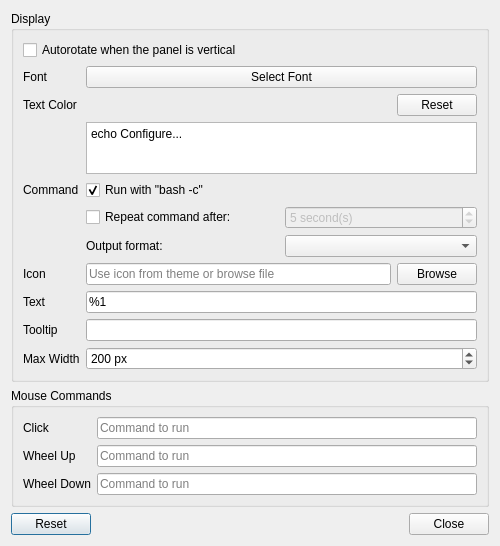
<?xml version="1.0" encoding="UTF-8"?>
<ui version="4.0">
 <class>LXQtCustomCommandConfiguration</class>
 <widget class="QDialog" name="LXQtCustomCommandConfiguration">
  <property name="geometry">
   <rect>
    <x>0</x>
    <y>0</y>
    <width>500</width>
    <height>535</height>
   </rect>
  </property>
  <property name="windowTitle">
   <string>Custom Command Configuration</string>
  </property>
  <layout class="QVBoxLayout" name="verticalLayout">
   <item>
    <widget class="QGroupBox" name="displayGroupBox">
     <property name="title">
      <string>Display</string>
     </property>
     <layout class="QVBoxLayout" name="verticalLayout_2">
      <item>
       <layout class="QGridLayout" name="gridLayout">
        <item row="0" column="0" colspan="3">
         <widget class="QCheckBox" name="autoRotateCheckBox">
          <property name="text">
           <string>Autorotate when the panel is vertical</string>
          </property>
         </widget>
        </item>
        <item row="1" column="0">
         <widget class="QLabel" name="fontLabel">
          <property name="text">
           <string>Font</string>
          </property>
         </widget>
        </item>
        <item row="1" column="1" colspan="2">
         <widget class="QPushButton" name="fontButton">
          <property name="text">
           <string>Select Font</string>
          </property>
          <property name="autoDefault">
           <bool>false</bool>
          </property>
         </widget>
        </item>
        <item row="2" column="0">
         <widget class="QLabel" name="txtColorLabel">
          <property name="text">
           <string>Text Color</string>
          </property>
         </widget>
        </item>
        <item row="2" column="1">
         <widget class="ColorLabel" name="textColorLabel"/>
        </item>
        <item row="2" column="2">
         <widget class="QPushButton" name="textColorResetButton">
          <property name="text">
           <string>Reset</string>
          </property>
          <property name="autoDefault">
           <bool>false</bool>
          </property>
         </widget>
        </item>
        <item row="3" column="0" rowspan="4">
         <widget class="QLabel" name="commandLabel">
          <property name="text">
           <string>Command</string>
          </property>
          <property name="alignment">
           <set>Qt::AlignLeading|Qt::AlignLeft|Qt::AlignVCenter</set>
          </property>
         </widget>
        </item>
        <item row="3" column="1" colspan="2">
         <widget class="QPlainTextEdit" name="commandPlainTextEdit">
          <property name="minimumSize">
           <size>
            <width>0</width>
            <height>52</height>
           </size>
          </property>
          <property name="baseSize">
           <size>
            <width>0</width>
            <height>50</height>
           </size>
          </property>
          <property name="plainText">
           <string>echo Configure...</string>
          </property>
          <property name="placeholderText">
           <string>Command to run</string>
          </property>
         </widget>
        </item>
        <item row="4" column="1" colspan="2">
         <widget class="QCheckBox" name="runWithBashCheckBox">
          <property name="text">
           <string>Run with &quot;bash -c&quot;</string>
          </property>
          <property name="checked">
           <bool>true</bool>
          </property>
         </widget>
        </item>
        <item row="5" column="1" colspan="2">
         <widget class="QFrame" name="frame">
          <property name="sizePolicy">
           <sizepolicy hsizetype="Expanding" vsizetype="Preferred">
            <horstretch>0</horstretch>
            <verstretch>0</verstretch>
           </sizepolicy>
          </property>
          <property name="minimumSize">
           <size>
            <width>0</width>
            <height>0</height>
           </size>
          </property>
          <property name="frameShape">
           <enum>QFrame::NoFrame</enum>
          </property>
          <property name="frameShadow">
           <enum>QFrame::Raised</enum>
          </property>
          <property name="lineWidth">
           <number>0</number>
          </property>
          <layout class="QHBoxLayout" name="horizontalLayout">
           <property name="leftMargin">
            <number>0</number>
           </property>
           <property name="topMargin">
            <number>0</number>
           </property>
           <property name="rightMargin">
            <number>0</number>
           </property>
           <property name="bottomMargin">
            <number>0</number>
           </property>
           <item>
            <widget class="QCheckBox" name="repeatCheckBox">
             <property name="sizePolicy">
              <sizepolicy hsizetype="Expanding" vsizetype="Fixed">
               <horstretch>0</horstretch>
               <verstretch>0</verstretch>
              </sizepolicy>
             </property>
             <property name="text">
              <string>Repeat command after:</string>
             </property>
            </widget>
           </item>
           <item>
            <widget class="QSpinBox" name="repeatTimerSpinBox">
             <property name="enabled">
              <bool>false</bool>
             </property>
             <property name="sizePolicy">
              <sizepolicy hsizetype="Expanding" vsizetype="Fixed">
               <horstretch>0</horstretch>
               <verstretch>0</verstretch>
              </sizepolicy>
             </property>
             <property name="suffix">
              <string> second(s)</string>
             </property>
             <property name="minimum">
              <number>1</number>
             </property>
             <property name="maximum">
              <number>86400</number>
             </property>
             <property name="singleStep">
              <number>1</number>
             </property>
             <property name="value">
              <number>5</number>
             </property>
            </widget>
           </item>
          </layout>
         </widget>
        </item>
        <item row="6" column="1" colspan="2">
         <layout class="QHBoxLayout" name="horizontalLayout_2">
          <item>
           <widget class="QLabel" name="outputFormatLabel">
            <property name="toolTip">
             <string>&lt;html&gt;&lt;head/&gt;&lt;body&gt;&lt;p&gt;&lt;span style=&quot; font-weight:700;&quot;&gt;Text only&lt;/span&gt; - command outputs plain text to be used as text of the button&lt;&lt;/p&gt;&lt;p&gt;&lt;span style=&quot; font-weight:700;&quot;&gt;Icon only&lt;/span&gt; - command outputs icon in form of:&lt;br/&gt;&amp;nbsp;&amp;nbsp;- &lt;span style=&quot; font-style:italic;&quot;&gt;theme name&lt;/span&gt; - name of icon resolved to image based on XDG spec&lt;br/&gt;&amp;nbsp;&amp;nbsp;- &lt;span style=&quot; font-style:italic;&quot;&gt;image file path&lt;/span&gt; - path to file with image to show&lt;br/&gt;&amp;nbsp;&amp;nbsp;- &lt;span style=&quot; font-style:italic;&quot;&gt;image data stream&lt;/span&gt; - plain image stream&lt;br/&gt;&amp;nbsp;&amp;nbsp;- &lt;span style=&quot; font-style:italic;&quot;&gt;base64 encoded image data stream&lt;/span&gt; - as above but base64 encoded&lt;/p&gt;&lt;p&gt;&lt;span style=&quot; font-weight:700;&quot;&gt;Stuctured&lt;/span&gt; - command outputs structured variables to be used for button visualization in form &amp;quot;&lt;span style=&quot; text-decoration: underline;&quot;&gt;name1:base64value1 name2:base64value2 ...&lt;/span&gt;&amp;quot;. Handled names are:&lt;br/&gt;&amp;nbsp;&amp;nbsp;- &lt;span style=&quot; font-style:italic;&quot;&gt;text&lt;/span&gt; - string to be used as text of the button&lt;br/&gt;&amp;nbsp;&amp;nbsp;- &lt;span style=&quot; font-style:italic;&quot;&gt;icon&lt;/span&gt; - icon to be show in the button, in the same form as in &lt;span style=&quot; font-weight:700;&quot;&gt;Icon only&lt;/span&gt; output&lt;br/&gt;&amp;nbsp;&amp;nbsp;- &lt;span style=&quot; font-style:italic;&quot;&gt;tooltip&lt;/span&gt; - string to be used as tooltip of the button&lt;br/&gt;Example of script generating structured output:&lt;br/&gt;&lt;span style=&quot; font-style:italic;&quot;&gt;echo &amp;quot;text:$(echo -n &amp;quot;My text&amp;quot; | base64 --wrap=0) icon:$(base64 --wrap=0 my_image.svg) tooltip:$(echo -n &amp;quot;This is my pretty tooltip&amp;quot; | base64 --wrap=0)&amp;quot;&lt;/span&gt;&lt;/p&gt;&lt;/body&gt;&lt;/html&gt;</string>
            </property>
            <property name="text">
             <string>Output format:</string>
            </property>
           </widget>
          </item>
          <item>
           <widget class="QComboBox" name="outputFormatComboBox">
           </widget>
          </item>
         </layout>
        </item>
        <item row="7" column="0">
         <widget class="QLabel" name="iconLabel">
          <property name="text">
           <string>Icon</string>
          </property>
          <property name="alignment">
           <set>Qt::AlignLeading|Qt::AlignLeft|Qt::AlignVCenter</set>
          </property>
         </widget>
        </item>
        <item row="7" column="1">
         <widget class="QLineEdit" name="iconLineEdit">
          <property name="placeholderText">
           <string>Use icon from theme or browse file</string>
          </property>
         </widget>
        </item>
        <item row="7" column="2">
         <widget class="QPushButton" name="iconBrowseButton">
          <property name="text">
           <string>Browse</string>
          </property>
          <property name="autoDefault">
           <bool>false</bool>
          </property>
         </widget>
        </item>
        <item row="8" column="0">
         <widget class="QLabel" name="textLabel">
          <property name="text">
           <string>Text</string>
          </property>
          <property name="alignment">
           <set>Qt::AlignLeading|Qt::AlignLeft|Qt::AlignVCenter</set>
          </property>
         </widget>
        </item>
        <item row="8" column="1" colspan="2">
         <widget class="QLineEdit" name="textLineEdit">
          <property name="text">
           <string>%1</string>
          </property>
          <property name="placeholderText">
           <string>Use %1 to display command output</string>
          </property>
         </widget>
        </item>
        <item row="9" column="0">
         <widget class="QLabel" name="tooltipLabel">
          <property name="text">
           <string>Tooltip</string>
          </property>
         </widget>
        </item>
        <item row="9" column="1" colspan="2">
         <widget class="QLineEdit" name="tooltipLineEdit"/>
        </item>
        <item row="10" column="0">
         <widget class="QLabel" name="maxWidthLabel">
          <property name="text">
           <string>Max Width</string>
          </property>
          <property name="alignment">
           <set>Qt::AlignLeading|Qt::AlignLeft|Qt::AlignVCenter</set>
          </property>
         </widget>
        </item>
        <item row="10" column="1" colspan="2">
         <widget class="QSpinBox" name="maxWidthSpinBox">
          <property name="suffix">
           <string> px</string>
          </property>
          <property name="minimum">
           <number>10</number>
          </property>
          <property name="maximum">
           <number>9999</number>
          </property>
          <property name="singleStep">
           <number>5</number>
          </property>
          <property name="value">
           <number>200</number>
          </property>
         </widget>
        </item>
       </layout>
      </item>
     </layout>
    </widget>
   </item>
   <item>
    <widget class="QGroupBox" name="groupBox">
     <property name="title">
      <string>Mouse Commands</string>
     </property>
     <layout class="QGridLayout" name="gridLayout_2">
      <item row="0" column="0">
       <widget class="QLabel" name="clickLabel">
        <property name="text">
         <string>Click</string>
        </property>
        <property name="alignment">
         <set>Qt::AlignLeading|Qt::AlignLeft|Qt::AlignVCenter</set>
        </property>
       </widget>
      </item>
      <item row="0" column="1">
       <widget class="QLineEdit" name="clickLineEdit">
        <property name="placeholderText">
         <string>Command to run</string>
        </property>
       </widget>
      </item>
      <item row="1" column="0">
       <widget class="QLabel" name="wheelUpLabel">
        <property name="text">
         <string>Wheel Up</string>
        </property>
        <property name="alignment">
         <set>Qt::AlignLeading|Qt::AlignLeft|Qt::AlignVCenter</set>
        </property>
       </widget>
      </item>
      <item row="1" column="1">
       <widget class="QLineEdit" name="wheelUpLineEdit">
        <property name="placeholderText">
         <string>Command to run</string>
        </property>
       </widget>
      </item>
      <item row="2" column="0">
       <widget class="QLabel" name="wheelDownLabel">
        <property name="text">
         <string>Wheel Down</string>
        </property>
        <property name="alignment">
         <set>Qt::AlignLeading|Qt::AlignLeft|Qt::AlignVCenter</set>
        </property>
       </widget>
      </item>
      <item row="2" column="1">
       <widget class="QLineEdit" name="wheelDownLineEdit">
        <property name="placeholderText">
         <string>Command to run</string>
        </property>
       </widget>
      </item>
     </layout>
    </widget>
   </item>
   <item>
    <widget class="QDialogButtonBox" name="buttonBox">
     <property name="orientation">
      <enum>Qt::Horizontal</enum>
     </property>
     <property name="standardButtons">
      <set>QDialogButtonBox::Close|QDialogButtonBox::Reset</set>
     </property>
    </widget>
   </item>
  </layout>
 </widget>
 <customwidgets>
  <customwidget>
   <class>ColorLabel</class>
   <extends>QLabel</extends>
   <header>colorLabel.h</header>
  </customwidget>
 </customwidgets>
 <resources/>
 <connections>
  <connection>
   <sender>buttonBox</sender>
   <signal>accepted()</signal>
   <receiver>LXQtCustomCommandConfiguration</receiver>
   <slot>accept()</slot>
   <hints>
    <hint type="sourcelabel">
     <x>248</x>
     <y>254</y>
    </hint>
    <hint type="destinationlabel">
     <x>157</x>
     <y>274</y>
    </hint>
   </hints>
  </connection>
  <connection>
   <sender>buttonBox</sender>
   <signal>rejected()</signal>
   <receiver>LXQtCustomCommandConfiguration</receiver>
   <slot>reject()</slot>
   <hints>
    <hint type="sourcelabel">
     <x>316</x>
     <y>260</y>
    </hint>
    <hint type="destinationlabel">
     <x>286</x>
     <y>274</y>
    </hint>
   </hints>
  </connection>
 </connections>
</ui>
